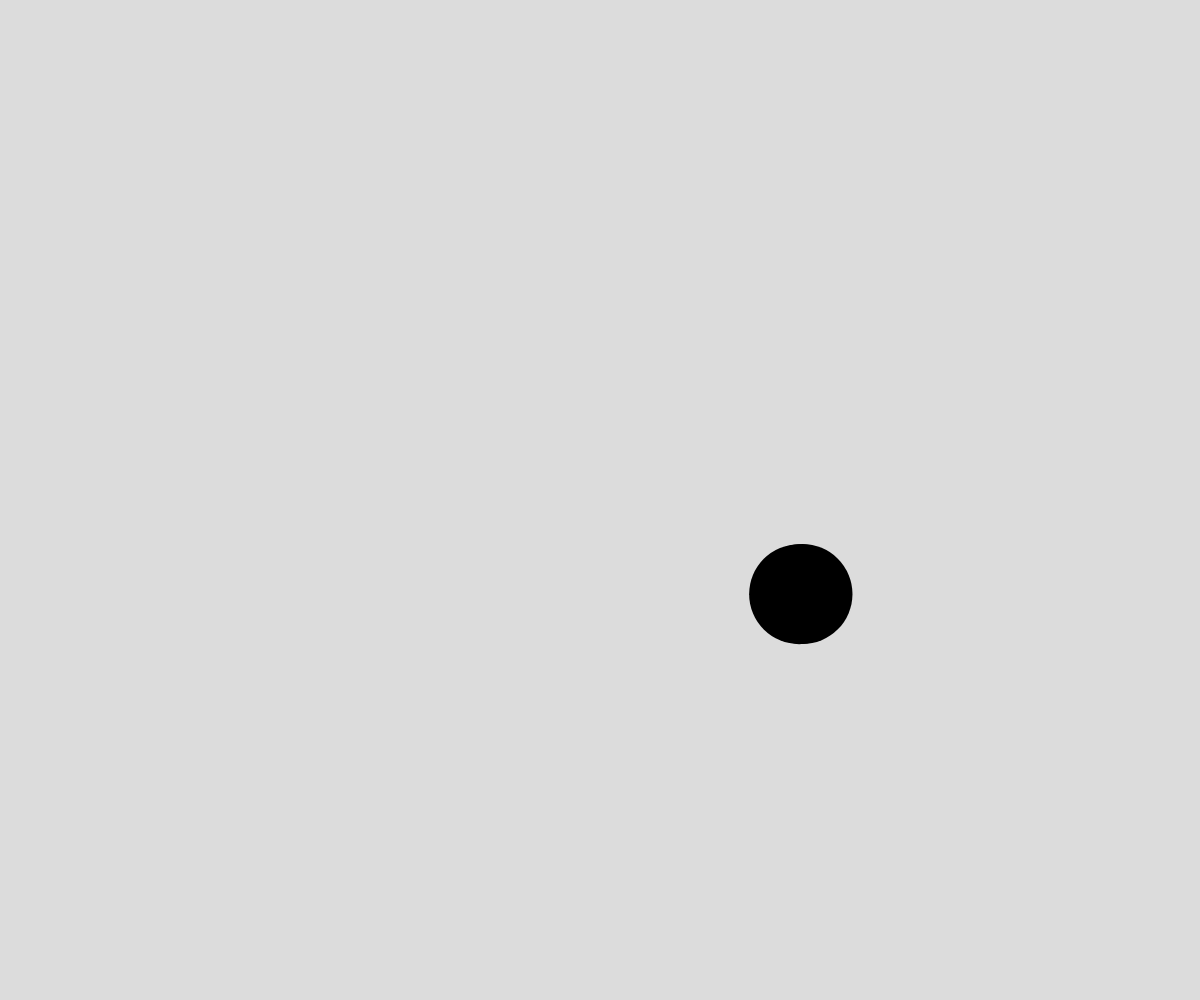
Frame 1 (no input)
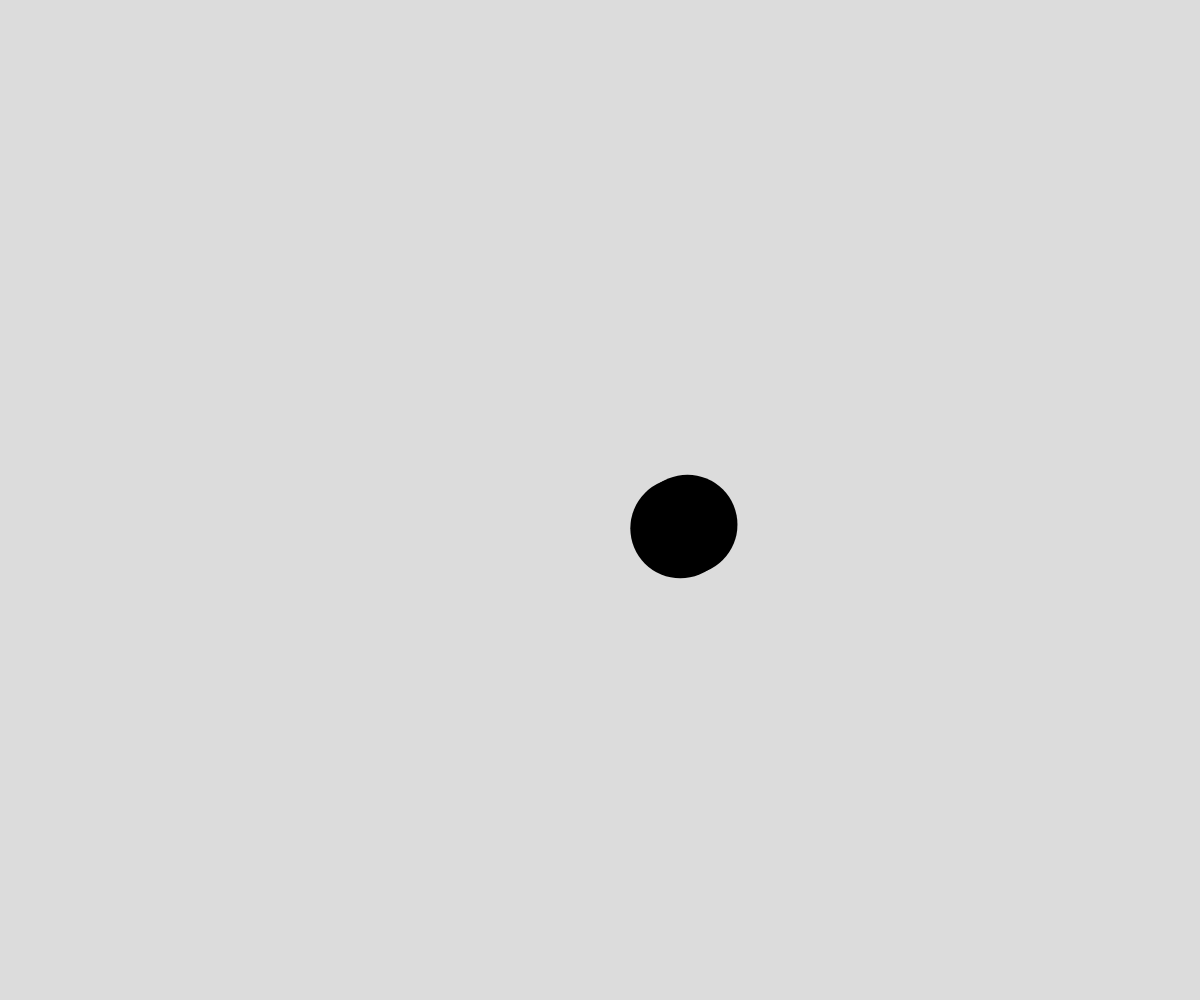
Frame 60 (no input)
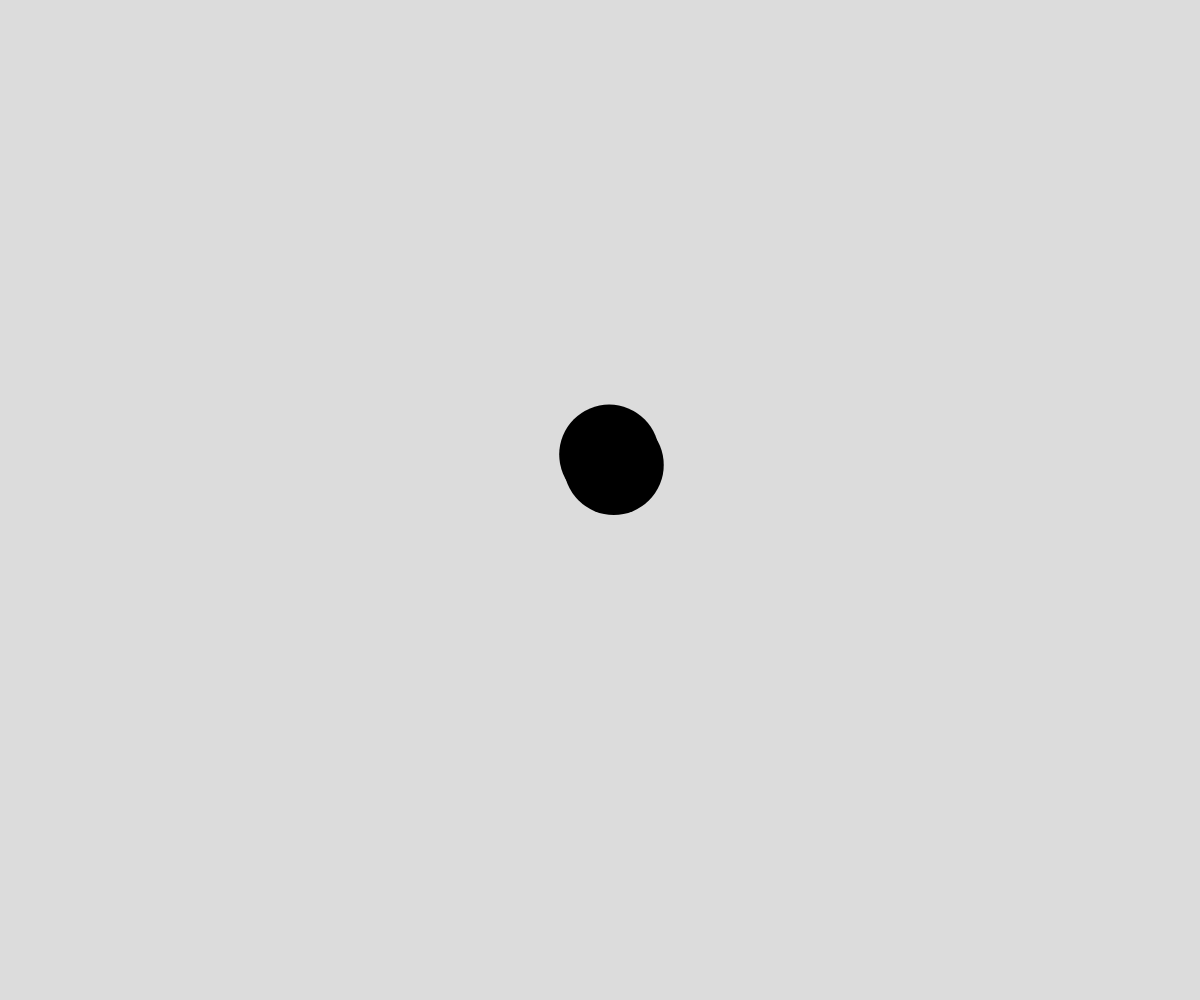
Frame 120 (the mouse pressed at the canvas centre since frame 60)

The p5.js sketch that drew these frames (run headless with seeded random() and noise() and a simulated clock; from frame 60 on, the mouse is pressed at the canvas centre):

// p5.js sketch
// ── sketch.js
// Arrays and Object Notation
// Jackson Peddle
// 04/08/24



let x;
let y;
let d = 100;
let time = 0;

function setup() {
  createCanvas(windowWidth, windowHeight);
  x = width/2;
  y = height/2;
}

function draw() {
  background(220);
  x = noise(time) * width;
  y = noise(time + 1000) * height;
  fill("black");
  noStroke();
  circle(x, y, 50);
  time += 0.01;
  ball(x, y, d);
  ball(x+100, y+100, d);
}

function ball(x, y, d){
  x = noise(time) * width;
  y = noise(time + 1000) * height;
  fill("black");
  noStroke();
  circle(x, y, d);
  time += 0.01;
}
